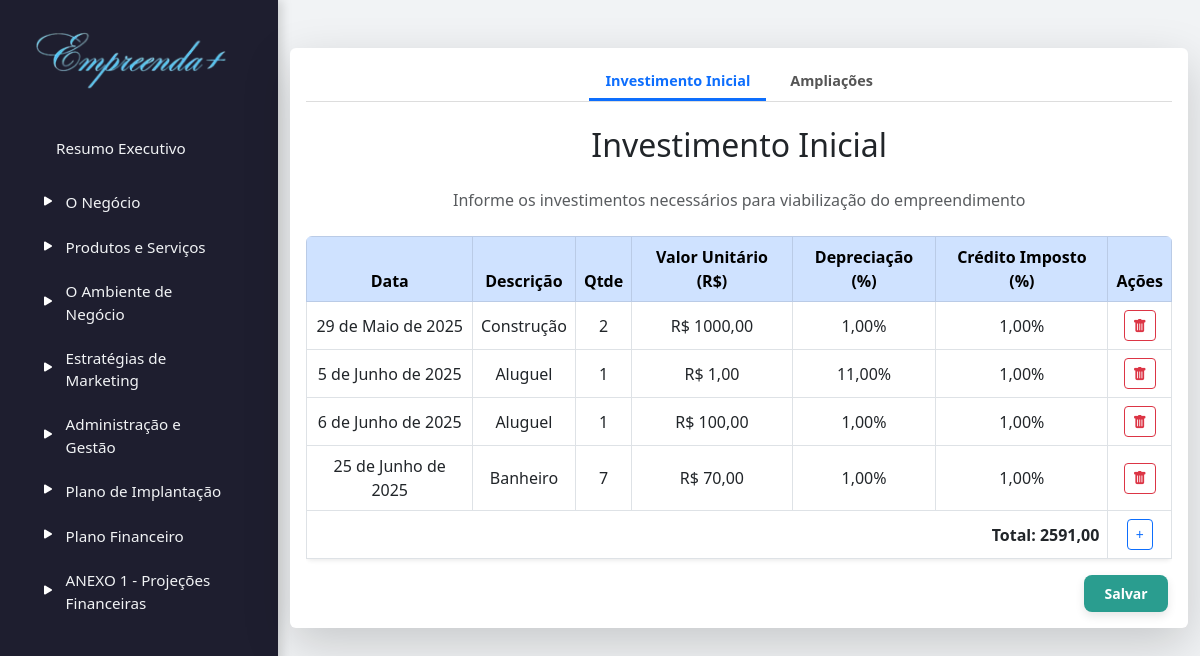
The app's page /investimento/, older data.
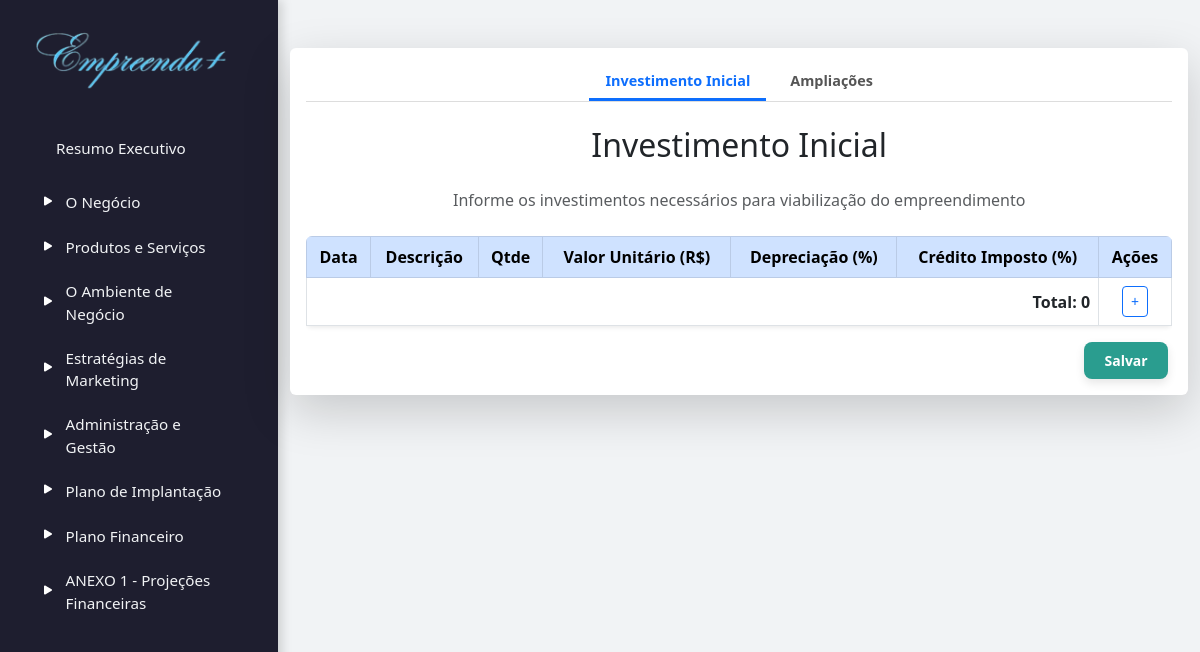
The same page, newer data.
### planodenegocios/models.py (models this page shows, shortened)
class Investimento(models.Model):
    data = models.DateField(null=True, blank=True)
    descricao = models.CharField(max_length=200)
    quantidade = models.PositiveIntegerField()
    valor_unitario = models.DecimalField(max_digits=10, decimal_places=2)
    depreciacao = models.DecimalField(max_digits=5, decimal_places=2)
    credito = models.DecimalField(max_digits=5, decimal_places=2)
    total = models.DecimalField(max_digits=12, decimal_places=2)

### planodenegocios/views.py (the view, shortened to what this page needs)
# urls.py: path('investimento/', views.investimento, name='investimento'),
def investimento(request):
    investimentos = Investimento.objects.all()
    total = sum(item.total for item in investimentos)
    ampliacoes = Ampliacoes.objects.all()
    total_ampliacao = sum(item.total for item in ampliacoes)
    return render(request, 'planodenegocios/investimento.html', {
        'investimentos': investimentos,
        'total': total,
        'ampliacoes': ampliacoes,
        'total_ampliacao': total_ampliacao,
    })

### planodenegocios/templates/planodenegocios/investimento.html (shortened to what this page needs)
{% extends "base.html" %}
{% load static %}
{% block conteudo %}
<div class="container my-5">
  <div class="card shadow-lg border-0">
    <div class="card-body">
      <div class="tabs-modern mb-4 d-flex gap-2 justify-content-center">
        <button id="btn-investimento" class="tab-btn tab-btn-active">Investimento Inicial</button>
        <button id="btn-ampliacoes" class="tab-btn">Ampliações</button>
      </div>
      <div id="conteudo-investimento" class="tab-content active">
        <h2 class="card-title text-center mb-4">Investimento Inicial</h2>
        <p class="text-muted text-center mb-4">Informe os investimentos necessários para viabilização do empreendimento</p>
        <form method="POST" id="form-investimento">
          <div class="table-responsive rounded">
            <table class="table table-hover table-bordered align-middle text-center shadow-sm bg-white rounded" id="tabela-investimentos">
              <thead class="table-primary text-dark">
                <tr>
                  <th>Data</th>
                  <th>Descrição</th>
                  <th>Qtde</th>
                  <th>Valor Unitário (R$)</th>
                  <th>Depreciação (%)</th>
                  <th>Crédito Imposto (%)</th>
                  <th>Ações</th>
                </tr>
              </thead>
              <tbody>
                {% for item in investimentos %}
                <tr>
                  <td>{{ item.data }}</td>
                  <td>{{ item.descricao }}</td>
                  <td>{{ item.quantidade }}</td>
                  <td>R$ {{ item.valor_unitario }}</td>
                  <td>{{ item.depreciacao }}%</td>
                  <td>{{ item.credito }}%</td>
                  <td>
                    <a href="{% url 'excluir_investimento' item.id %}" class="btn btn-outline-danger btn-sm"
                       onclick="return confirm('Tem certeza que deseja excluir este investimento?');">
                      <i class="bi bi-trash-fill"></i>
                    </a>
                  </td>
                </tr>
                {% endfor %}
              </tbody>
              <tfoot>
                <tr>
                  <td colspan="6" class="text-end align-middle">
                    <strong>Total: {{ total }}</strong>
                  </td>
                  <td class="text-center align-middle">
                    <button type="button" class="btn btn-outline-primary btn-sm" onclick="adicionarInvestimento()">+</button>
                  </td>
                </tr>
              </tfoot>
            </table>
          </div>
          <div class="botao-salvar">
            <button type="submit" class="btn-salvar">Salvar</button>
          </div>
        </form>
      </div>
    </div>
  </div>
</div>
{% endblock conteudo %}

### base/templates/base.html (shortened to what this page needs)
{% include "modulos/head.html" %}
{% include "modulos/sidebar.html" %}
{% block conteudo %}
{% endblock conteudo %}

### base/templates/modulos/head.html (shortened to what this page needs)
{% load static %}
<!DOCTYPE html>
<html lang="pt-br">
<head>
  <link href="https://cdn.jsdelivr.net/npm/bootstrap@5.3.0/dist/css/bootstrap.min.css" rel="stylesheet">
  <link rel="stylesheet" href="https://cdn.jsdelivr.net/npm/bootstrap-icons@1.10.5/font/bootstrap-icons.css">
  <link rel="stylesheet" href="{% static 'css/index.css' %}">
</head>

### base/templates/modulos/sidebar.html (shortened to what this page needs)
{% load static %}
<div class="sidebar">
  <img src="{% static 'img/logo-sidebar.png' %}" alt="" class="logo-img">
  <ul>
    <li class="sidebar-item">
      <a href="{% url 'inicio' %}"><strong class="sidebar-isolado">Resumo Executivo</strong></a>
    </li>
    <li class="sidebar-item">
      <strong class="sidebar-item-title">
        O Negócio
      </strong>
    </li>
    <li class="sidebar-item">
      <strong class="sidebar-item-title">
        Produtos e Serviços
      </strong>
    </li>
    <li class="sidebar-item">
      <strong class="sidebar-item-title">
        O Ambiente de Negócio
      </strong>
    </li>
    <li class="sidebar-item">
      <strong class="sidebar-item-title">
        Estratégias de Marketing
      </strong>
    </li>
    <li class="sidebar-item">
      <strong class="sidebar-item-title">
        Administração e Gestão
      </strong>
    </li>
    <li class="sidebar-item">
      <strong class="sidebar-item-title">
         Plano de Implantação
      </strong>
    </li>
    <li class="sidebar-item">
      <strong class="sidebar-item-title">
        Plano Financeiro
      </strong>
    </li>
    <li class="sidebar-item">
      <strong class="sidebar-item-title">
        ANEXO 1 - Projeções Financeiras
      </strong>
    </li>
  </ul>
</div>

### base/static/css/index.css (style rules this page uses)
* { margin: 0; padding: 0; }
a { text-decoration: none; }
.sidebar { max-width: 280px; background-color: #1e1e2f; color: #f1f3f5; padding: 2rem 1.5rem; overflow-y: auto; box-shadow: 4px 0 10px rgba(0, 0, 0, 0.15); display: flex; flex-direction: column; justify-content: flex-start; scrollbar-gutter: stable; min-height: 100vh; }
.sidebar ul { list-style: none; padding-left: 0; margin-bottom: 0; display: flex; flex-direction: column; }
.sidebar li { cursor: pointer; }
.sidebar a { color: inherit; font-size: 1rem; text-decoration: none; display: block; width: 100%; height: 100%; padding: 0.65rem 1rem; border-radius: 6px; transition: background 0.3s ease, color 0.3s ease; }
.sidebar-item { display: flex; flex-direction: column; overflow: hidden; transition: all 0.3s ease; }
.sidebar-item-title { display: flex; align-items: center; cursor: pointer; font-size: 0.95rem; color: #f1f3f5; padding: 0.65rem 1rem; font-weight: 500; border-radius: 6px; transition: background 0.3s ease; }
.sidebar-item-title::before { margin-right: 0.6rem; font-size: 1rem; transition: transform 0.3s ease; }
.sidebar-isolado { display: flex; align-items: center; cursor: pointer; font-size: 0.95rem; color: #f1f3f5; padding: 0.65rem 1rem; font-weight: 500; border-radius: 6px; transition: background 0.3s ease; }
.logo-img { width: 200px; height: auto; max-height: 60px; display: block; margin: 0 auto 1.5rem auto; object-fit: contain; }
.btn-salvar { background-color: #73c0ff; color: white; border: none; border-radius: 6px; padding: 8px 16px; font-weight: 500; transition: background-color 0.3s ease; }
.botao-salvar { display: flex; justify-content: end; align-items: end; margin-right: 0.5%; }
.btn-salvar { background-color: #2a9d8f; color: white; padding: 8px 20px; border: none; border-radius: 8px; font-weight: 600; font-size: 14px; box-shadow: 0 4px 10px rgba(0, 0, 0, 0.1); transition: background-color 0.3s ease, transform 0.2s ease; }
.tabs-modern { border-bottom: 1px solid #ddd; }
.tab-btn { background: transparent; border: none; padding: 6px 16px; font-size: 0.9rem; color: #555; border-bottom: 3px solid transparent; cursor: pointer; transition: all 0.3s ease; font-weight: 600; border-radius: 0; }
.tab-btn-active { color: #0d6efd; border-bottom-color: #0d6efd; }
.tab-content { transition: opacity 0.3s ease; }

Row changes from the older to the newer data that the page shows:
removed Investimento: data "29 de Maio de 2025", descricao "Construção", quantidade "2", valor_unitario "1000,00", depreciacao "1,00", credito "1,00"
removed Investimento: data "5 de Junho de 2025", descricao "Aluguel", quantidade "1", valor_unitario "1,00", depreciacao "11,00", credito "1,00"
removed Investimento: data "6 de Junho de 2025", descricao "Aluguel", quantidade "1", valor_unitario "100,00", depreciacao "1,00", credito "1,00"
removed Investimento: data "25 de Junho de 2025", descricao "Banheiro", quantidade "7", valor_unitario "70,00", depreciacao "1,00", credito "1,00"
Text that changed along with them:
{{ total }}: "2591,00" → "0"
